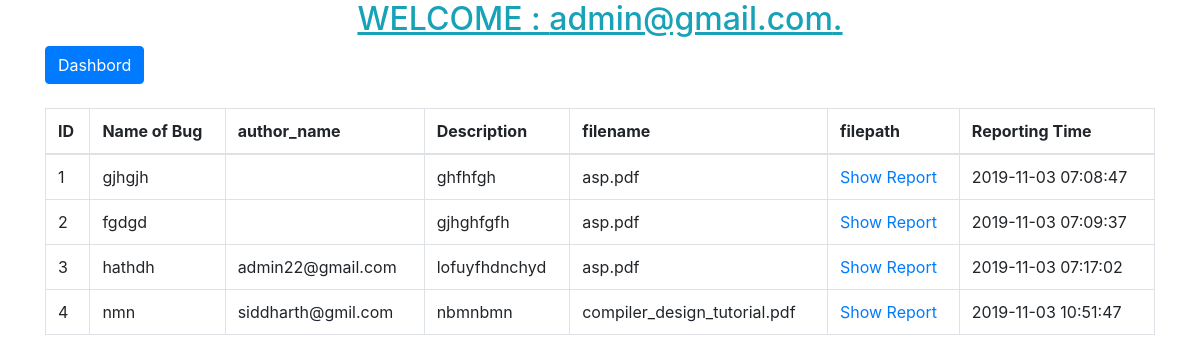
Screenshot of /DE/show.php (signed in) with the database file from the repository.
### tables this page shows
CREATE TABLE `report` (
  `id` int(255) NOT NULL,
  `filepath` varchar(255) NOT NULL,
  `filename` varchar(255) NOT NULL,
  `description` varchar(255) NOT NULL,
  `bug_name` varchar(255) NOT NULL,
  `bug_type` varchar(255) DEFAULT NULL,
  `author_name` varchar(255) NOT NULL,
  `register` timestamp NOT NULL DEFAULT CURRENT_TIMESTAMP ON UPDATE CURRENT_TIMESTAMP
);

### DE/show.php (the view, shortened to what this page needs)
<?php
if(isset($_POST['search']))
{
    $valueToSearch = $_POST['valueToSearch'];
    $query = "SELECT * FROM `report` WHERE CONCAT( `id`, `bug_name`, `author_name`,`register`) LIKE '%".$valueToSearch."%'";
    $search_result = filterTable($query);
}
 else {
    $query = "SELECT * FROM `report`";
    $search_result = filterTable($query);
}
function filterTable($query)
{
    $connect = mysqli_connect("localhost", "root", "", "bug");
    $filter_Result = mysqli_query($connect, $query);
    return $filter_Result;
}
?>
<html lang="en">
<head>
  <link rel="stylesheet" href="https://maxcdn.bootstrapcdn.com/bootstrap/4.1.0/css/bootstrap.min.css">
</head>
<body>
<h2 class ="text-center text-info"> <u> WELCOME : <?php echo $_SESSION['username'];?>.</u></h2>
<div class="container">
<a  class="btn btn-primary" href="dash.php" role="button">Dashbord</a>
<br/> <br>
            <table class="table table-bordered">
           <thead>
           <tr>
              <th>ID</th>
              <th>Name of Bug </th>
              <th>author_name</th>
               <th>Description</th>
               <th>filename</th>
                <th>filepath</th>
                <th>Reporting Time</th>
                </tr></thead>
   <tbody>
                <?php while($row = mysqli_fetch_array($search_result)):?>
                <tr>
                    <td><?php echo $row['id'];?></td>
                    <td><?php echo $row['bug_name'];?></td>
                    <td><?php echo $row['author_name'];?></td>
                    <td><?php echo $row['description'];?></td>
                    <td><?php echo $row['filename'];?></td>
                    <td><a href ="../php/<?php echo $row['filepath'];?>">Show Report</a></td>
                    <td><?php echo $row['register'];?></td>
                <?php endwhile;?>
            </tbody>
</table>
        </div>
    </body>
</html>

### rows the page displays
report: id "1", bug_name "gjhgjh", description "ghfhfgh", filename "asp.pdf", register "2019-11-03 07:08:47"
report: id "2", bug_name "fgdgd", description "gjhghfgfh", filename "asp.pdf", register "2019-11-03 07:09:37"
report: id "3", bug_name "hathdh", author_name "admin22@gmail.com", description "lofuyfhdnchyd", filename "asp.pdf", register "2019-11-03 07:17:02"
report: id "4", bug_name "nmn", author_name "siddharth@gmil.com", description "nbmnbmn", filename "compiler_design_tutorial.pdf", register "2019-11-03 10:51:47"

### other values shown
$_SESSION['username'] "admin@gmail.com"
